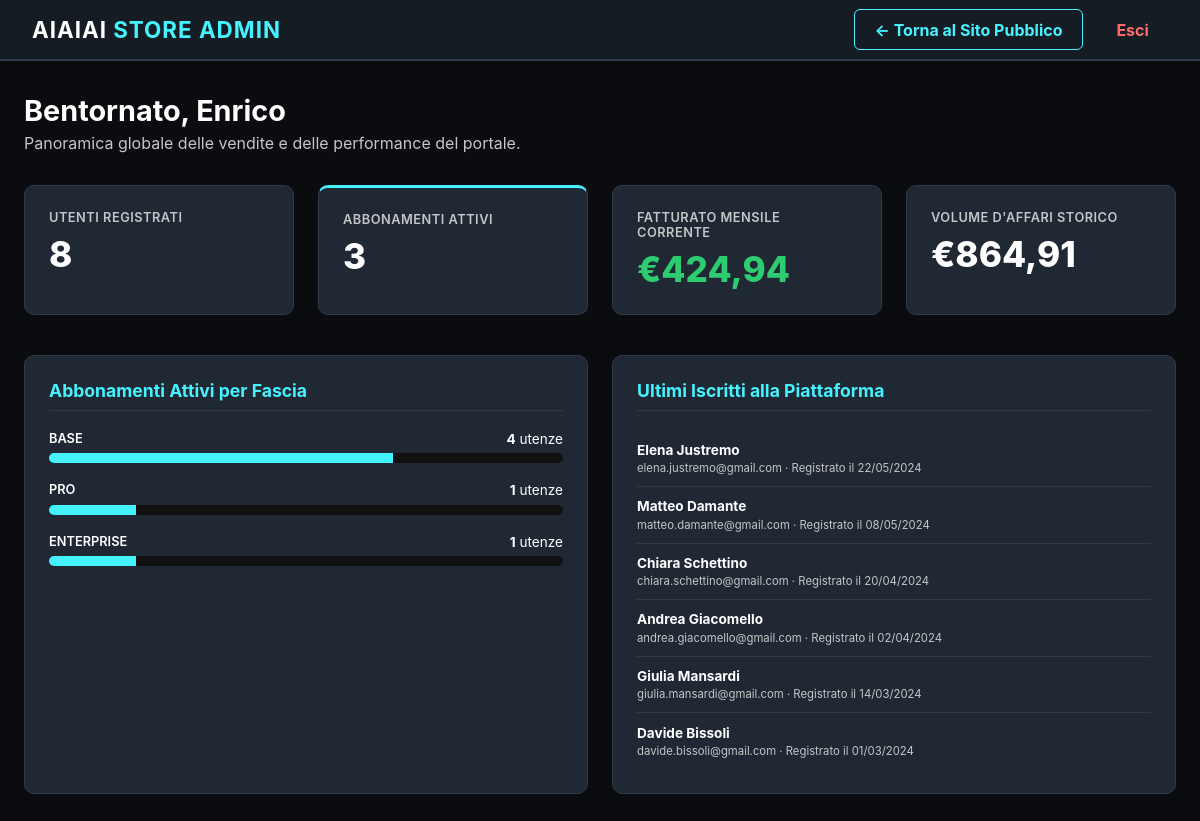
The app's page /php/index_admin.php (signed in) with its own data.
### tables this page shows
create table utenti (
    id_utente int auto_increment primary key,
    nome varchar(100),
    cognome varchar(100),
    email varchar(150) unique,
    password varchar(255),
    ruolo enum('utente', 'admin') not null default 'utente',
    data_registrazione date
);

### php/index_admin.php (the view, shortened to what this page needs)
<?php
include 'connessione.php';
$id_utente = (int)$_SESSION['id_utente'];
$sql_admin = "SELECT nome, cognome FROM utenti WHERE id_utente = $id_utente";
$query_admin = mysqli_query($conn, $sql_admin);
$admin = mysqli_fetch_assoc($query_admin);
$res_utenti = mysqli_query($conn, "SELECT COUNT(*) AS n FROM utenti WHERE ruolo = 'utente'");
$dati_utenti = mysqli_fetch_assoc($res_utenti);
$tot_utenti = 0;
if (isset($dati_utenti['n'])) {
    $tot_utenti = $dati_utenti['n'];
}
$res_attivi = mysqli_query($conn, "SELECT COUNT(*) AS n FROM ordini WHERE stato_abbonamento = 'attivo' AND data_rinnovo >= CURDATE()");
$dati_attivi = mysqli_fetch_assoc($res_attivi);
$abb_attivi = 0;
if (isset($dati_attivi['n'])) {
    $abb_attivi = $dati_attivi['n'];
}
$res_ricavo_mese = mysqli_query($conn, "SELECT SUM(totale_ordine) AS tot FROM ordini WHERE stato_abbonamento = 'attivo' AND data_rinnovo >= CURDATE()");
$dati_ricavo_mese = mysqli_fetch_assoc($res_ricavo_mese);
$ricavo_mese = 0;
if (isset($dati_ricavo_mese['tot'])) {
    $ricavo_mese = $dati_ricavo_mese['tot'];
}
$res_ricavo_tot = mysqli_query($conn, "SELECT SUM(totale_ordine) AS tot FROM ordini");
$dati_ricavo_tot = mysqli_fetch_assoc($res_ricavo_tot);
$ricavo_tot = 0;
if (isset($dati_ricavo_tot['tot'])) {
    $ricavo_tot = $dati_ricavo_tot['tot'];
}
$fasce = ['base' => 0, 'pro' => 0, 'enterprise' => 0];
$sql_piani = "SELECT p.fascia_abbonamento FROM ordini o, dettagliordini d, prodotti p WHERE o.id_ordine = d.id_ordine AND d.id_prodotto = p.id_prodotto AND o.stato_abbonamento = 'attivo' AND o.data_rinnovo >= CURDATE()";
$res_piani = mysqli_query($conn, $sql_piani);
if ($res_piani) {
    while ($row = mysqli_fetch_assoc($res_piani)) {
        $f_nome = strtolower($row['fascia_abbonamento']);
        if (array_key_exists($f_nome, $fasce)) {
            $fasce[$f_nome]++;
        }
    }
}
$tot_fasce = array_sum($fasce);
$ultimi_utenti = mysqli_query($conn, "SELECT nome, cognome, email, data_registrazione FROM utenti WHERE ruolo = 'utente' ORDER BY data_registrazione DESC LIMIT 6");
?>
<!DOCTYPE html>
<html lang="it">
<head>
    <link rel="stylesheet" href="../css/admin.css">
</head>
<body>
    <header>
        <div class="logo-area">
            <h1>AIAIAI <span>STORE ADMIN</span></h1>
        </div>
        <div class="nav-links">
            <a href="../index.php" class="btn-ritorna">← Torna al Sito Pubblico</a>
            <a href="logout.php" class="btn-logout">Esci</a>
        </div>
    </header>
    <main>
        <div class="welcome-msg">
            <h2>Bentornato, <?php echo htmlspecialchars($admin['nome']); ?></h2>
            <p>Panoramica globale delle vendite e delle performance del portale.</p>
        </div>
        <div class="kpi-container">
            <div class="kpi-box">
                <div class="label">Utenti Registrati</div>
                <div class="number"><?php echo $tot_utenti; ?></div>
            </div>
            <div class="kpi-box kpi-evidenziato">
                <div class="label">Abbonamenti Attivi</div>
                <div class="number"><?php echo $abb_attivi; ?></div>
            </div>
            <div class="kpi-box">
                <div class="label">Fatturato Mensile Corrente</div>
                <div class="number kpi-positivo">€<?php echo number_format($ricavo_mese, 2, ',', '.'); ?></div>
            </div>
            <div class="kpi-box">
                <div class="label">Volume d'Affari Storico</div>
                <div class="number">€<?php echo number_format($ricavo_tot, 2, ',', '.'); ?></div>
            </div>
        </div>
        <div class="dashboard-layout">
            <div class="card-block">
                <h3>Abbonamenti Attivi per Fascia</h3>
                <?php
                $lista_piani = ['base', 'pro', 'enterprise'];
                reset($lista_piani);
                while ($f = current($lista_piani)) {
                    $percentuale = round(($fasce[$f] / $tot_fasce) * 100);
                ?>
                <div class="progress-row">
                    <div class="progress-info">
                        <span class="progress-nome"><?php echo $f; ?></span>
                        <span><strong><?php echo $fasce[$f]; ?></strong> utenze</span>
                    </div>
                    <div class="progress-bar-bg">
                        <div class="progress-bar-fill" style="width: <?php echo $percentuale; ?>%;"></div>
                    </div>
                </div>
                <?php
                    next($lista_piani);
                }
                ?>
            </div>
            <div class="card-block">
                <h3>Ultimi Iscritti alla Piattaforma</h3>
                <ul class="simple-list">
                    <?php
                    if ($ultimi_utenti) {
                        while ($u = mysqli_fetch_assoc($ultimi_utenti)) {
                    ?>
                    <li class="list-item">
                        <strong><?php echo htmlspecialchars($u['nome'] . ' ' . $u['cognome']); ?></strong>
                        <small><?php echo htmlspecialchars($u['email']); ?> · Registrato il <?php echo date('d/m/Y', strtotime($u['data_registrazione'])); ?></small>
                    </li>
                    <?php
                        }
                    }
                    ?>
                </ul>
            </div>
        </div>
    </main>
</body>
</html>

### css/admin.css (style rules this page uses)
:root { --bg-principal: #0b0c10; --bg-card: #1f2833; --cyan: #45f3ff; --text-color: #ffffff; --text-dim: #c5c6c7; --border-color: #2f3b4c; }
body { font-family: -apple-system, BlinkMacSystemFont, "Segoe UI", Roboto, sans-serif; background-color: var(--bg-principal); color: var(--text-color); margin: 0; padding: 0; }
header { background-color: #151c24; display: flex; justify-content: space-between; align-items: center; padding: 1rem 2rem; border-bottom: 2px solid var(--border-color); }
.logo-area h1 { margin: 0; font-size: 1.4rem; letter-spacing: 1px; }
.logo-area span { color: var(--cyan); }
.nav-links a { text-decoration: none; font-weight: bold; padding: 0.6rem 1.2rem; border-radius: 6px; transition: all 0.2s; }
.btn-ritorna { background-color: transparent; color: var(--cyan); border: 1px solid var(--cyan); }
.btn-logout { color: #ff6b6b; margin-left: 10px; }
main { max-width: 1200px; margin: 2rem auto; padding: 0 1.5rem; }
.welcome-msg { margin-bottom: 2rem; }
.welcome-msg h2 { margin: 0; font-size: 1.8rem; }
.welcome-msg p { color: var(--text-dim); margin: 0.3rem 0 0 0; }
.kpi-container { display: grid; grid-template-columns: repeat(auto-fit, minmax(220px, 1fr)); gap: 1.5rem; margin-bottom: 2.5rem; }
.kpi-box { background-color: var(--bg-card); border: 1px solid var(--border-color); border-radius: 10px; padding: 1.5rem; }
.kpi-evidenziato { border-top: 3px solid var(--cyan); }
.kpi-box .label { font-size: 0.8rem; text-transform: uppercase; color: var(--text-dim); font-weight: 600; letter-spacing: 0.5px; }
.kpi-box .number { font-size: 2.2rem; font-weight: 800; margin-top: 0.5rem; color: #fff; }
.kpi-positivo { color: #2ecc71 !important; }
.dashboard-layout { display: grid; grid-template-columns: 1fr 1fr; gap: 1.5rem; }
.card-block { background-color: var(--bg-card); border: 1px solid var(--border-color); border-radius: 10px; padding: 1.5rem; margin-bottom: 1.5rem; }
.card-block h3 { margin-top: 0; margin-bottom: 1.2rem; font-size: 1.1rem; border-bottom: 1px solid var(--border-color); padding-bottom: 0.6rem; color: var(--cyan); }
.progress-row { margin-bottom: 1.2rem; }
.progress-info { display: flex; justify-content: space-between; font-size: 0.85rem; margin-bottom: 0.4rem; }
.progress-nome { text-transform: uppercase; font-weight: 600; font-size: 0.8rem; }
.progress-bar-bg { background-color: #111; height: 10px; border-radius: 5px; overflow: hidden; }
.progress-bar-fill { background-color: var(--cyan); height: 100%; }
.simple-list { list-style: none; padding: 0; margin: 0; }
.list-item { padding: 0.7rem 0; border-bottom: 1px solid var(--border-color); font-size: 0.85rem; }
.list-item:last-child { border-bottom: none; }
.list-item small { color: var(--text-dim); display: block; margin-top: 0.2rem; }

### records on screen
utenti: nome "Enrico"
utenti: nome+cognome "Elena Justremo", email "elena.justremo@gmail.com", data_registrazione "22/05/2024"
utenti: nome+cognome "Matteo Damante", email "matteo.damante@gmail.com", data_registrazione "08/05/2024"
utenti: nome+cognome "Chiara Schettino", email "chiara.schettino@gmail.com", data_registrazione "20/04/2024"
utenti: nome+cognome "Andrea Giacomello", email "andrea.giacomello@gmail.com", data_registrazione "02/04/2024"
utenti: nome+cognome "Giulia Mansardi", email "giulia.mansardi@gmail.com", data_registrazione "14/03/2024"
utenti: nome+cognome "Davide Bissoli", email "davide.bissoli@gmail.com", data_registrazione "01/03/2024"

### other values on screen
$tot_utenti "8"
$abb_attivi "3"
$ricavo_mese "424,94"
$ricavo_tot "864,91"
$f "BASE"
$fasce[$f] "4"
$f "PRO"
$fasce[$f] "1"
$f "ENTERPRISE"
